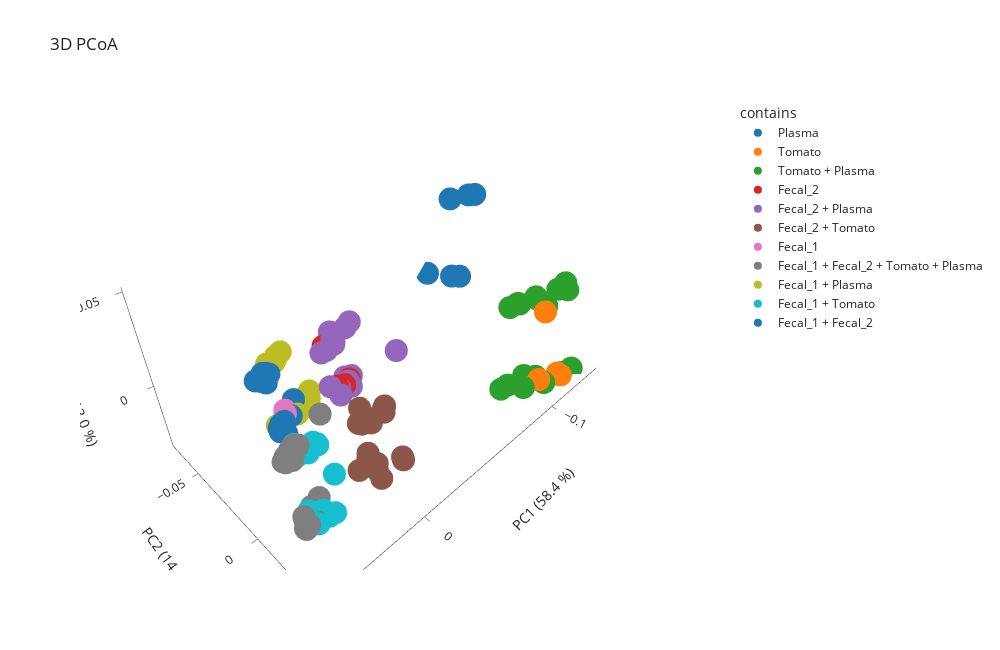

This figure's notebook cell:
### Code cell
memo.visualization.plot_pcoa_3d(
    matrix= memo_qe.memo_matrix,
    df_metadata=df_meta,
    metric= 'braycurtis',
    filename_col = 'Filename',
    group_col='contains',
    norm = False,
    scaling= False,
    pc_to_plot = [1,2,3]
)
